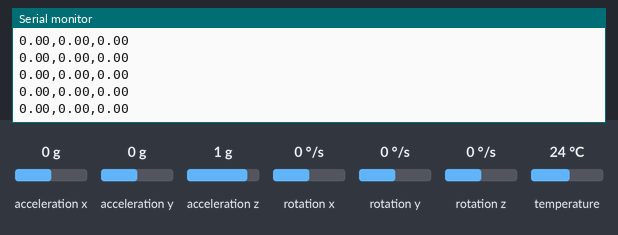
Recording of a sketch running on a simulated Arduino Uno, built with avr-gcc and run on an emulated ATmega328P. Shown: the last lines printed to the serial monitor. Inputs (shaded band) come from the test bench; at power-on: rotation x 0 °/s, rotation y 0 °/s, rotation z 0 °/s, acceleration x 0 g, acceleration y 0 g, acceleration z 1 g, temperature 24 °C.

Above: at 1.2 s.
1.3 s: rotation x set to -192 °/s
At 2.1 s:
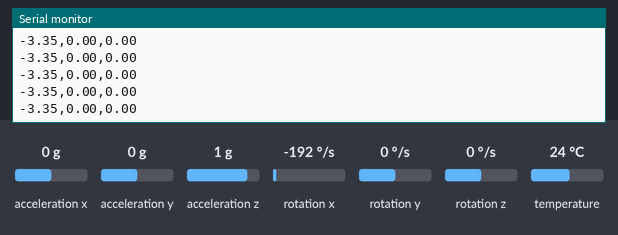
2.8 s: rotation y set to -192 °/s
At 3.3 s:
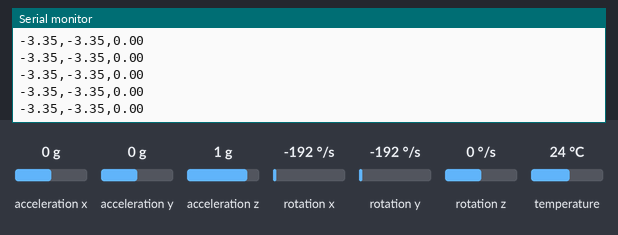
5.8 s: rotation z set to -192 °/s
At 6.7 s:
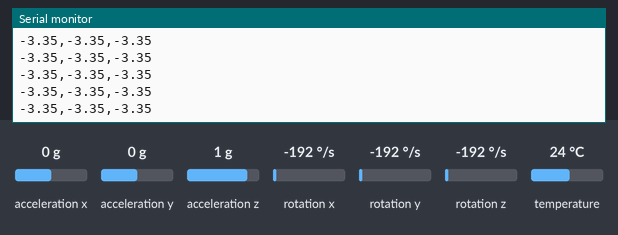

Measured:
- after the input at 1.3 s, the serial monitor: prints a new line after 0.07 s (image 1)
- after the input at 2.8 s, the serial monitor: prints a new line after 0.07 s (image 2)
- after the input at 5.8 s, the serial monitor: prints a new line after 0.07 s (image 3)

The sketch:

sketch_oct31a_copy_20230222003035.ino
```cpp
#include <Wire.h>
#include <Adafruit_MPU6050.h>

Adafruit_MPU6050 mpu;

float ax, ay, az;      // Acceleration values
float vx = 0, vy = 0;  // Velocity values
float px = 0, py = 0;  // Position values
float gx, gy, gz;      // Rotation values

unsigned long t1, t2;  // Time variables

void setup() {
  Serial.begin(9600);
  Wire.begin();
  mpu.begin();
  t1 = micros();
}

void loop() {
  t2 = micros();
  float dt = (t2 - t1) / 1000000.0;  // Time elapsed since last measurement
  t1 = t2;

  sensors_event_t accel_event, gyro_event, temp_event;
  mpu.getEvent(&accel_event, &gyro_event, &temp_event);

  ax = accel_event.acceleration.x;
  ay = accel_event.acceleration.y;
  az = accel_event.acceleration.z;
  gx = gyro_event.gyro.x;
  gy = gyro_event.gyro.y;
  gz = gyro_event.gyro.z;

  // Integrate acceleration to obtain velocity
  vx += ax * dt;
  vy += ay * dt;

  // Integrate velocity to obtain position
  px += vx * dt;
  py += vy * dt;

  // Send position and rotation data over serial port
  String gyro_str = String(gx) + "," + String(gy) + "," + String(gz);
  Serial.println(gyro_str);

}
```
